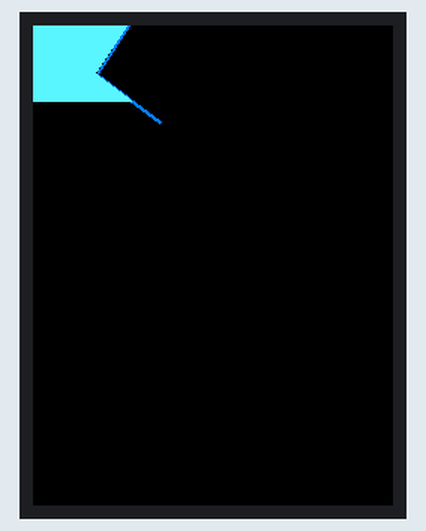
This sketch was run on a simulated Arduino Uno, built with avr-gcc and run on an emulated ATmega328P. Shown: 240×320 colour display. What the sketch prints to the serial monitor is not drawn. At 5.5 s the program stops and its outputs stay as they are.

Above: at 0.64 s.
At 1.55 s:
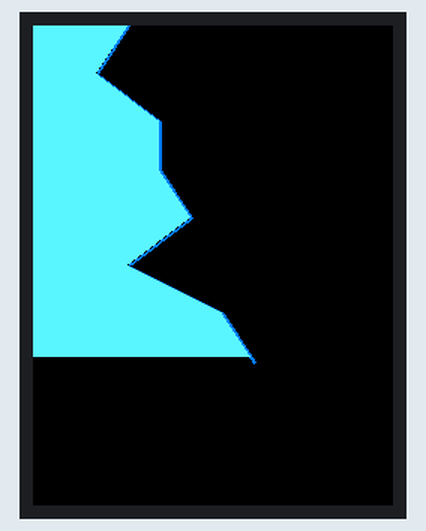
At 2.09 s:
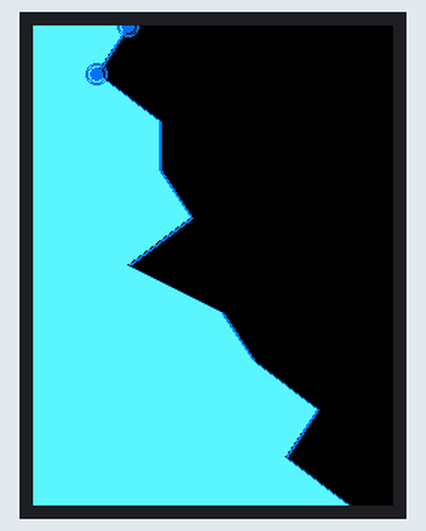
At 2.61 s:
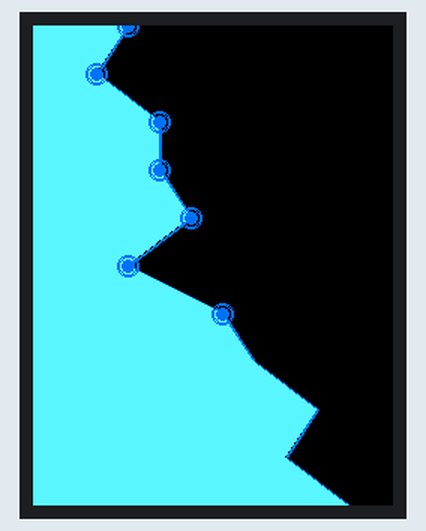
At 3.62 s:
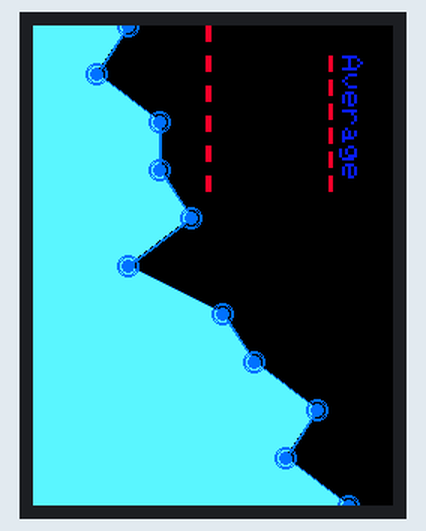
At 4.6 s:
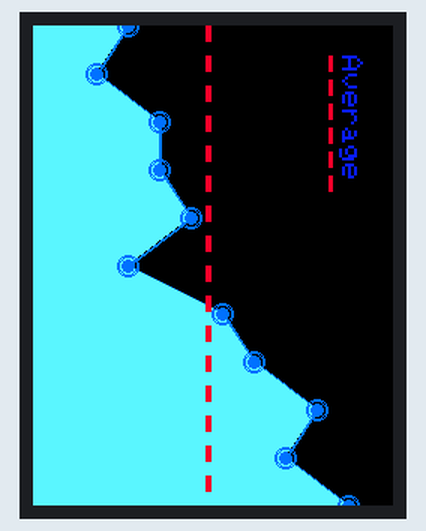

The sketch:

Diagram.ino
```cpp
#include "Adafruit_GFX.h"
#include "MCUFRIEND_kbv.h"
MCUFRIEND_kbv tft;
uint16_t ox = 0, oy = 0;
int ave = 0, avec = 0;
double avet = 0;
////////////////////////////////////////////////////////////////
void aveg(void)
{ int z = 0;
  Serial.println(ave);
  Serial.println(avec);
  avet = ave / (double)avec;
  Serial.println(avet);
  avet = avet * 21;
  for (int i = 0; i < 24; i++) {
    for (uint16_t a = 0; a < 3; a++) {
      tft.drawLine(avet + a, z, avet + a, z + 10, 0x0FFA);
    } // thick
    for (uint16_t a = 0; a < 2; a++) {
      tft.drawLine(avet - a, z, avet - a, z + 10, 0x0FFA);
    } delay(100); z = z + 20;
  }
}
void dchart_10x10(uint16_t nx, uint16_t ny) {
  ave += nx;
  avec++;
  nx = nx * 21;
  ny = ny * 32;
  tft.drawCircle(nx, ny, 7, 0xFC60);
  tft.drawCircle(nx, ny, 6, 0xFC60);
  tft.fillCircle(nx, ny, 4, 0xFC60);
  delay (100);
  ox = nx;
  oy = ny;
}
void dotchart_10x10(uint16_t nx, uint16_t ny) {
  ave += nx;
  avec++;
  nx = nx * 21;
  ny = ny * 32;
  int plus = 0; float fplus = 0;
  int sign = 0;
  int y = 0, x = 0;
  y = oy;
  x = ox;
  float xmines, ymines;
  xmines = nx - ox;
  ymines = ny - oy;
  if (ox > nx)
  { xmines = ox - nx;
    sign = 1;
  }
  else
    sign = 0;
  for (uint16_t a = 0; a < 2; a++) {
    tft.drawLine(ox + a, oy, nx + a, ny, 0xFC00);
  } // thick
  for (uint16_t a = 0; a < 2; a++) {
    tft.drawLine(ox, oy + a, nx, ny + a, 0xFC00);
  }
  for (int a = 0; a < (ny - oy); a++)
  {
    fplus += xmines / ymines;
    plus = fplus;
    if (sign == 1)
      tft.drawFastHLine(0, y, x - plus, 0xA040);
    else
      tft.drawFastHLine(0, y, x + plus, 0xA040);
    y++;
    delay(5);
  }
  ox = nx;
  oy = ny;
}
////////////////////////////////////////////////////////////////////
void setup() {
  tft.reset();
  Serial.begin(9600);
  uint16_t ID = tft.readID();
  tft.begin(ID);
}
void loop() {
  tft.invertDisplay(true);
  tft.fillScreen(0xffff);
  dotchart_10x10(3, 0);
  dotchart_10x10(2, 1);
  dotchart_10x10(4, 2);
  dotchart_10x10(4, 3);
  dotchart_10x10(5, 4);
  dotchart_10x10(3, 5);
  dotchart_10x10(6, 6);
  dotchart_10x10(7, 7);
  dotchart_10x10(9, 8);
  dotchart_10x10(8, 9);
  dotchart_10x10(10, 10);
  dchart_10x10(3, 0);
  dchart_10x10(2, 1);
  dchart_10x10(4, 2);
  dchart_10x10(4, 3);
  dchart_10x10(5, 4);
  dchart_10x10(3, 5);
  dchart_10x10(6, 6);
  dchart_10x10(7, 7);
  dchart_10x10(9, 8);
  dchart_10x10(8, 9);
  dchart_10x10(10, 10);
  tft.setRotation(1);
  tft.setTextSize(2);
  tft.setTextColor(0xF700);
  tft.setCursor(20, 20);
  tft.print("Average");
  int dl = 20;
  for (int i = 0; i < 6; i++) {
    for (uint16_t a = 0; a < 3; a++) {
      tft.drawLine(dl, 40 + a, dl + 10, 40 + a, 0x0FFA);
    }
    dl += 16;
  }
  tft.setRotation(0);
  aveg();
  while (1);
}
```
